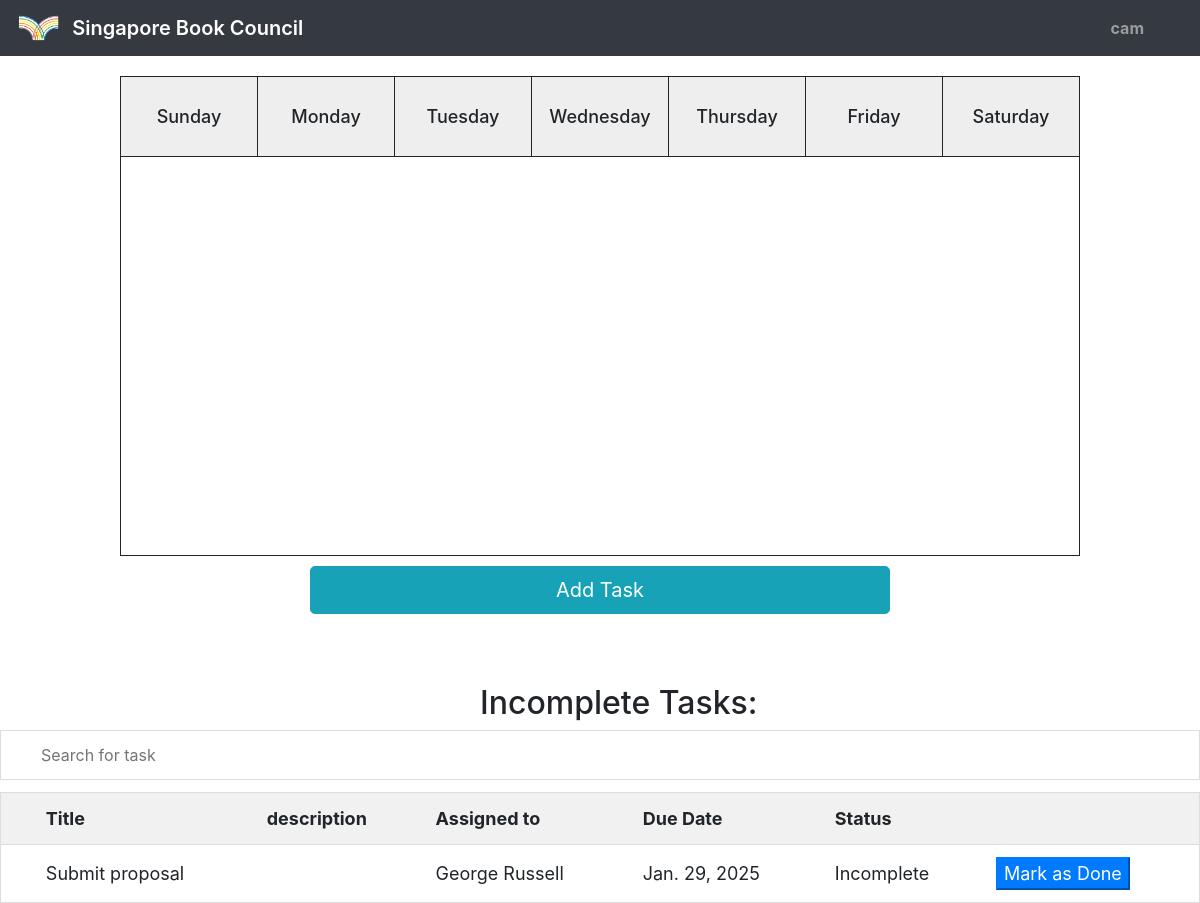
/projects (signed in), run on the app's committed database.
### HR/models.py (models this page shows, shortened)
class task(models.Model):
    title = models.CharField(max_length=20)
    description = models.CharField(max_length=30)
    duedate = models.DateField(default=0)
    users = models.ManyToManyField(User)
    leaves = models.IntegerField(default= 14)
    INCOMPLETE = "Incomplete"
    COMPLETE = "Complete"
    role_CHOICES = [
        (INCOMPLETE, 'Incomplete'),
        (COMPLETE, 'Complete'),
    ]
    status = models.CharField(
        max_length=10,
        choices=role_CHOICES,
        default= INCOMPLETE
    )

### HR/views.py (the view)
# urls.py: path("projects", views.project, name="projects"),
def project (request):
    tasks = task.objects.filter(status = "Incomplete").order_by('duedate')
    employees = User.objects.all()
    user = request.user
    userinfo = employeestatus.objects.get(user = user)
    isboss = False
    if userinfo.role == 'Boss':
        isboss =True
    else:
        isboss =False
    return render(request, "projects.html",
    {"tasks" : tasks,
    "employees": employees,
    "isboss": isboss}
    )

### HR/templates/projects.html (shortened to what this page needs)
{% extends "layout.html" %}
{% block body %}
<div class ="date_header" id ="date_header">
    </div>
<table class ="calendar" id ="calendar">
    <tr id ="days" class="days">
        <th class = "day-title">Sunday</th>
        <th class = "day-title">Monday</th>
        <th class = "day-title">Tuesday</th>
        <th class = "day-title">Wednesday</th>
        <th class = "day-title">Thursday</th>
        <th class = "day-title">Friday</th>
        <th class = "day-title">Saturday</th>
    </tr>
    <tr class = "days" id = "week1">
    </tr>
    <tr id = "week2"></tr>
    <tr id = "week3">
    </tr>
    <tr id = "week4">
    </tr>
    <tr id = "week5">
    </tr>
    <tr id = "week6">
    </tr>
</table>
<div class = "date_header">
    <button type="button" class="btn btn-info btn-lg btn-block" data-toggle="modal" data-target="#exampleModal">
        Add Task
      </button>
</div>
<div class ="upcoming-tasks-calendar">
    <div class = "task_header"><h2>Incomplete Tasks:</h2></div>
    <input type="text" id="myInput" onkeyup="myFunction()" placeholder="Search for task">
    <table id="myTable">
        <tr class="header">
            <th></th>
            <th scope="col">Title</th>
            <th scope="col">description</th>
            <th scope="col">Assigned to</th>
            <th scope="col">Due Date</th>
            <th scope="col">Status</th>
            <th scope="col"></th>
        </tr>
        {% for task in tasks %}
          <tr id = "task_{{task.id}}">
            <td></td>
            <td>{{task.title}}</td>
            <td>{{task.description}}</td>
            <td>
              {% for user in task.users.all %}
                {{ user.username }}{% if not forloop.last %}, {% endif %}
              {% endfor %}
            </td>
            <td>{{task.duedate}}</td>
            <td>{{task.status}}</td>
            <td>
                <button onclick = "markasdone({{task.id}})"class="btn-primary">Mark as Done</button>
            </td>
          </tr>
          {% endfor %}
</div>
{% endblock %}

### HR/templates/layout.html (shortened to what this page needs)
{% load static %}
<!DOCTYPE html>
<html lang="en">
    <head>
        <link rel="stylesheet" href="{% static 'HR/HR.css' %}" />
        <link rel="stylesheet" href="https://stackpath.bootstrapcdn.com/bootstrap/4.4.1/css/bootstrap.min.css">
        <link rel="stylesheet" href="https://cdnjs.cloudflare.com/ajax/libs/font-awesome/4.7.0/css/font-awesome.min.css">
    </head>
    <body>
        <nav class="navbar navbar-expand navbar-dark bg-dark">
            <a class="navbar-brand d-flex align-items-center" href="#">
                <img src="{% static 'HR/logo.png' %}" alt="Singapore Book Council Logo" style="height: 30px; width: auto; margin-right: 10px;">
                <span style="font-size: 1.25rem; font-weight: 600; color: #FFFFFF;">Singapore Book Council</span>
            </a>
            <div class="ml-auto">
                <ul class="navbar-nav">
                    {% if user.is_authenticated %}
                        <li class="nav-item">
                            <a class="nav-link" href="{% url 'profile' %}"><strong>{{ user.username }}</strong></a>
                        </li>
                        <li class="nav-item">
                            <a class="nav-link" href="{% url 'home' %}"></a>
                        </li>
                        <li class="nav-item">
                            <a class="nav-link" href="{% url 'logout' %}"></a>
                        </li>
                    {% endif %}
                </ul>
            </div>
        </nav>
        <div class="body">
            {% block body %}
            {% endblock %}
        </div>
    </body>
</html>

### HR/static/HR/HR.css (style rules this page uses)
html { height: 100%; }
a:link { color: black; text-decoration: none; }
#myInput { background-image: url("/css/searchicon.png"); background-position: 10px 12px; background-repeat: no-repeat; width: 100%; font-size: 16px; padding: 12px 20px 12px 40px; border: 1px solid #ddd; margin-bottom: 12px; }
#myTable { justify-content: center; padding: 10%; border: #2b9f5e; width: 100%; border-collapse: collapse; width: 100%; border: 1px solid #ddd; font-size: 18px; }
#myTable th, #myTable td { text-align: left; padding: 12px; }
#myTable tr { border-bottom: 1px solid #ddd; }
#myTable tr.header, #myTable tr:hover { background-color: #f1f1f1; }
.days { padding: 10px 0; background: #eee; margin: 0; }
ul { list-style-type: none; }
.day-title { z-index: 1; cursor: pointer; position: relative; margin-top: 30px; text-align: center; height: 10vh; justify-content: center; border: 1px solid; font-size: 1.5vw; }
.days ::before { position: absolute; content: ""; left: 50%; top: 50%; height: 40px; width: 40px; z-index: -1; border-radius: 50%; transform: translate(-50%, -50%); }
.day-title { font-weight: 500; cursor: default; border: 1px solid; text-align: center; justify-content: center; border: 1px solid; margin: 20%; font-size: 1.5vw; }
.calendar { border-collapse: collapse; border: 1px solid; padding: 10%; width: 80%; margin-left: auto; margin-right: auto; margin-top: auto; margin-top: bottom; table-layout: fixed; height: 60vh; background-color: white; }
.date_header { margin: auto; width: 50%; padding: 10px; font-size: 5vh; text-align: center; }
.task_header { margin-left: 40%; font-size: 2vh; }
.upcoming-tasks-calendar { height: 20vh; margin-top: 5%; }

### data on the page
task: title "Submit proposal", duedate "Jan. 29, 2025", status "Incomplete"

### other printed values
{{ user.username }} "cam"
{{ user.username }} "George Russell"
